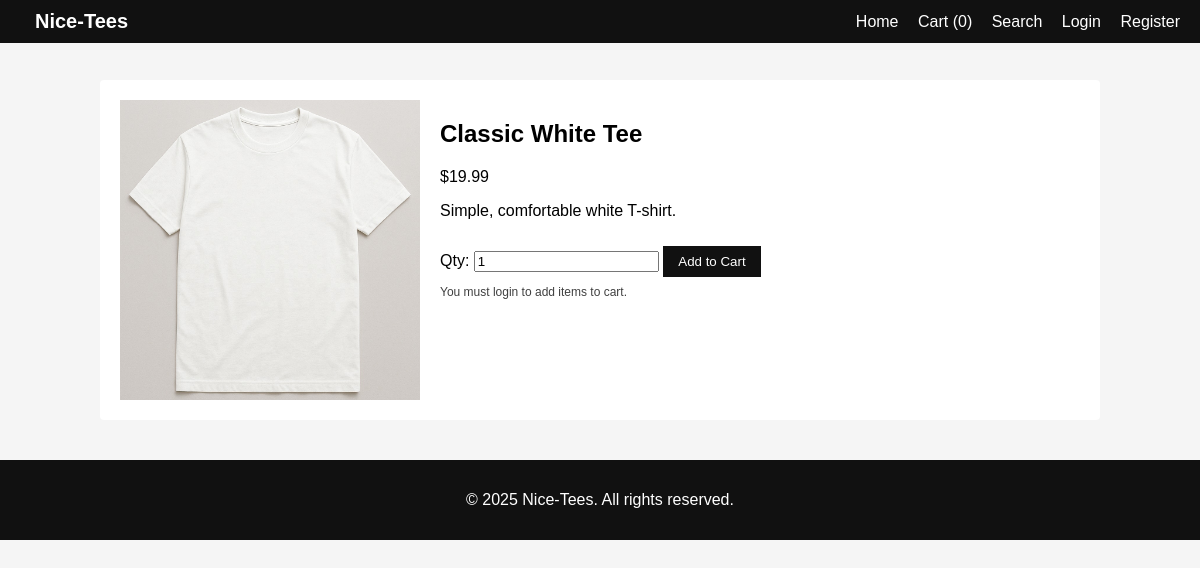
Screenshot of /product.php?id=1 with the database file from the repository.
### tables this page shows
CREATE TABLE products (
    id INT AUTO_INCREMENT PRIMARY KEY,
    name VARCHAR(150) NOT NULL,
    description TEXT,
    price DECIMAL(10,2) NOT NULL,
    image VARCHAR(255) DEFAULT NULL,
    category VARCHAR(100),
    created_at TIMESTAMP DEFAULT CURRENT_TIMESTAMP
);

### includes/functions.php (called while the page is built, shortened)
<?php
function isLoggedIn(): bool {
    return isset($_SESSION['user_id']);
}
function clean($str): string {
    return htmlspecialchars((string)$str, ENT_QUOTES, 'UTF-8');
}

### public/product.php (the view, shortened to what this page needs)
<?php
require_once __DIR__ . '/../includes/functions.php';
$id = (int)$_GET['id'];
$stmt = $pdo->prepare("SELECT * FROM products WHERE id = ?");
$stmt->execute([$id]);
$product = $stmt->fetch();
include __DIR__ . '/../includes/header.php';
?>
<div class="product-detail">
    <img src="<?php echo BASE_URL; ?>/assets/img/<?php echo clean($product['image'] ?: 'placeholder.jpg'); ?>" alt="<?php echo clean($product['name']); ?>">
    <div>
        <h2><?php echo clean($product['name']); ?></h2>
        <p class="price">$<?php echo number_format((float)$product['price'], 2); ?></p>
        <p><?php echo nl2br(clean($product['description'])); ?></p>
        <form method="post" action="cart.php">
            <label>Qty:</label>
            <input type="number" name="quantity" value="1" min="1">
            <button type="submit">Add to Cart</button>
        </form>
        <?php if (!isLoggedIn()): ?>
            <p class="hint">You must login to add items to cart.</p>
        <?php endif; ?>
    </div>
</div>
<?php include __DIR__ . '/../includes/footer.php'; ?>

### assets/css/style.css (style rules this page uses)
body { font-family: Arial, sans-serif; margin: 0; background: #f5f5f5; }
.hint { font-size: 12px; opacity: 0.75; margin-top: 8px; }
.btn-primary, button { background: #111; color: #fff; border: none; padding: 8px 15px; cursor: pointer; margin-top: 10px; display: inline-block; text-decoration: none; }
.product-detail { display: flex; gap: 20px; background: #fff; padding: 20px; border-radius: 4px; }
.product-detail img { width: 300px; height: 300px; object-fit: cover; }

### rows the page displays
products: image (picture), name "Classic White Tee", price "19.99", description "Simple, comfortable white T-shirt."

### other values shown
array_sum($_SESSION['cart'] ?? []) "0"
